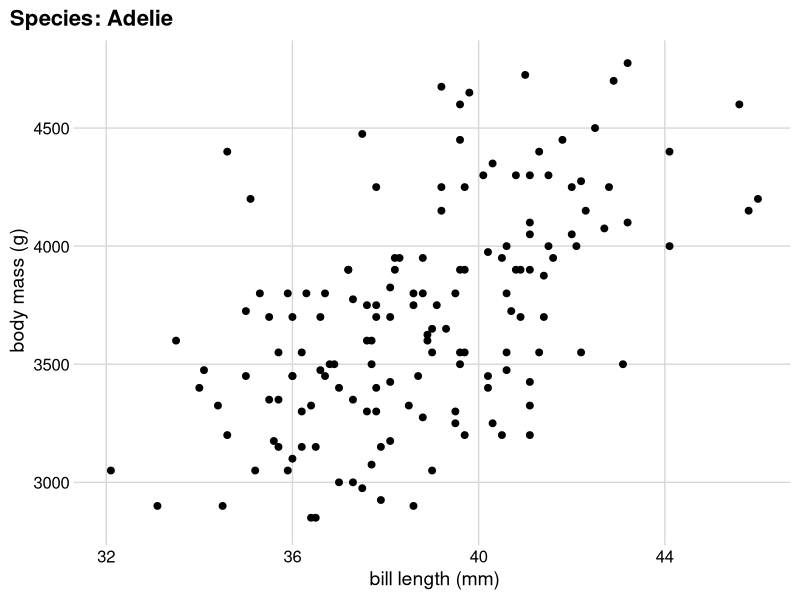
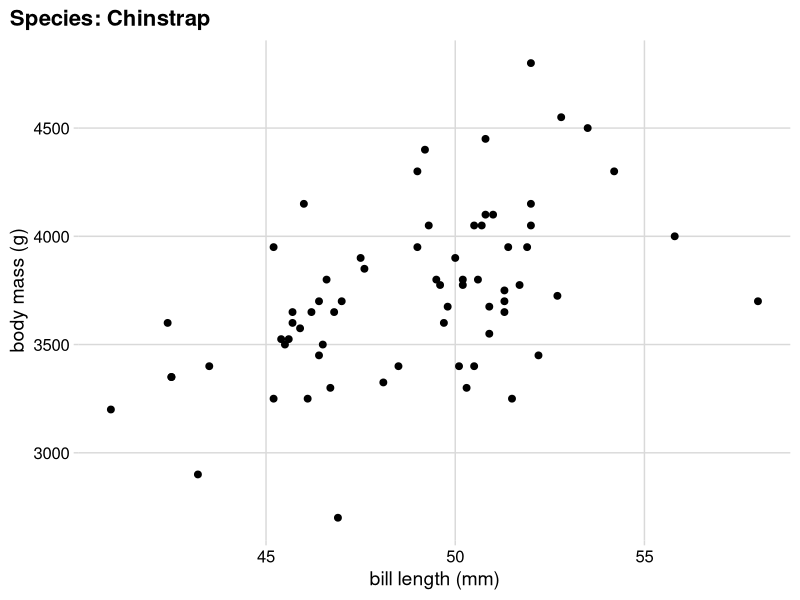
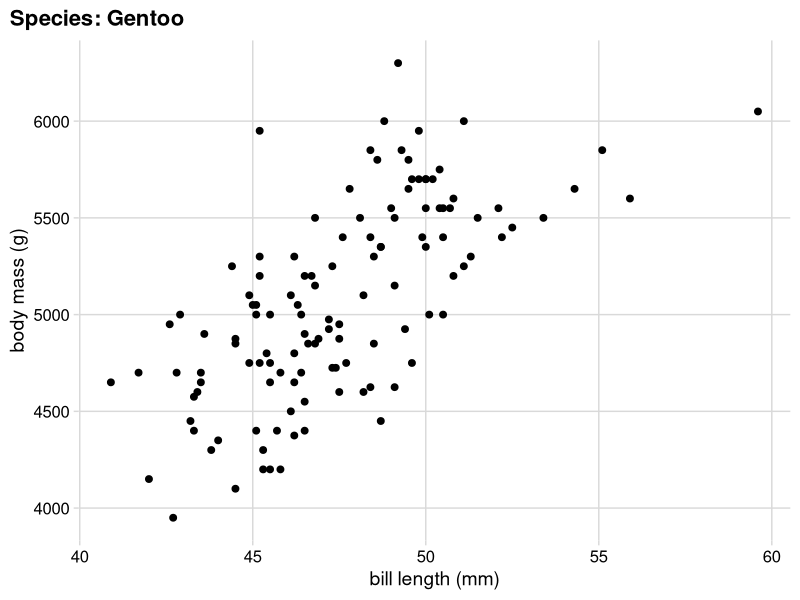
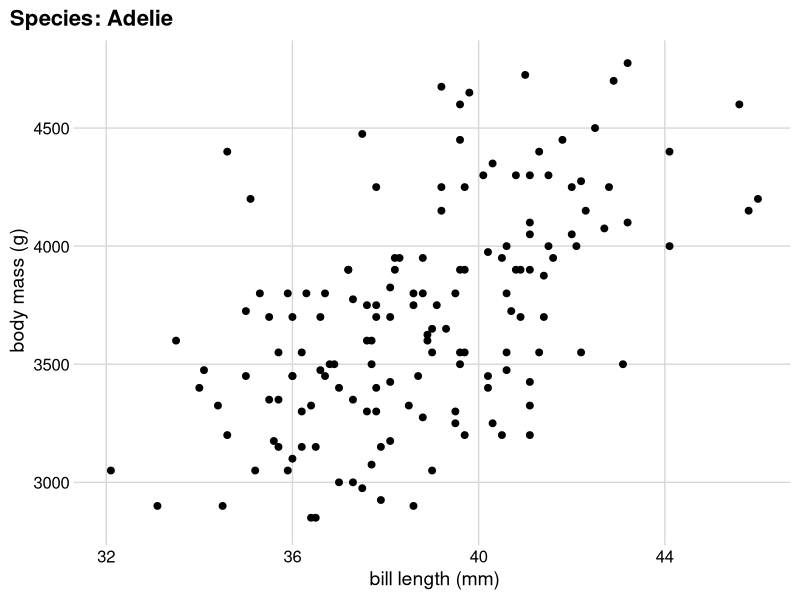
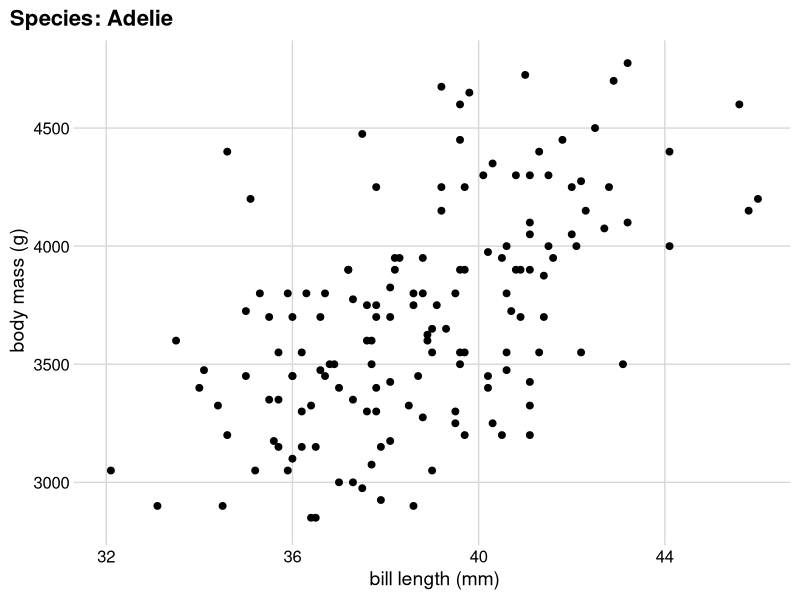
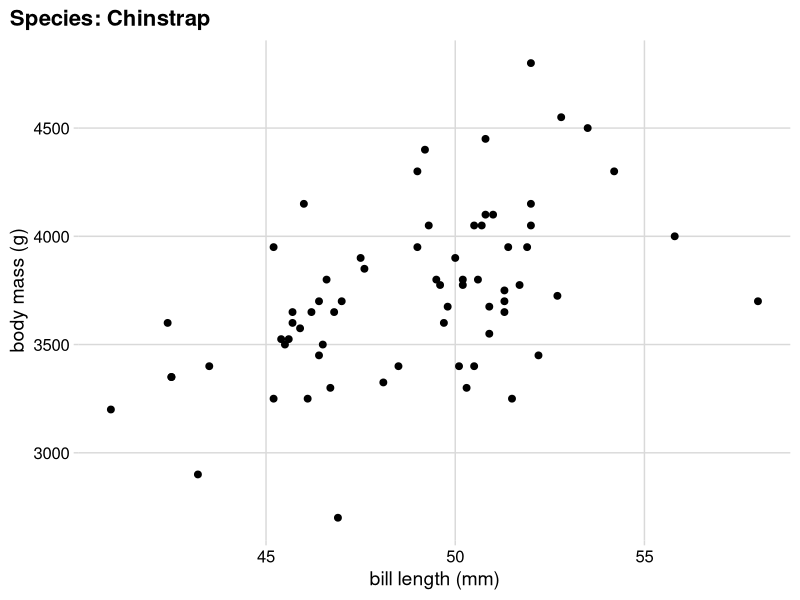
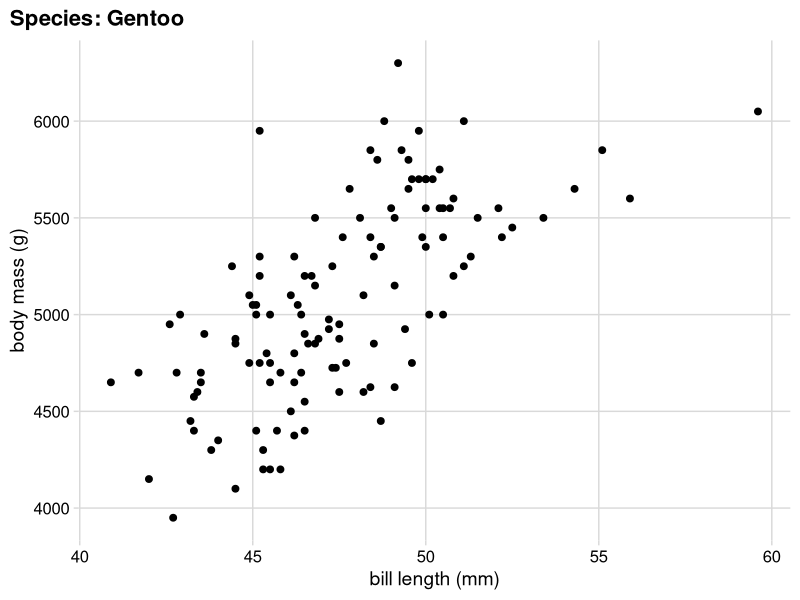
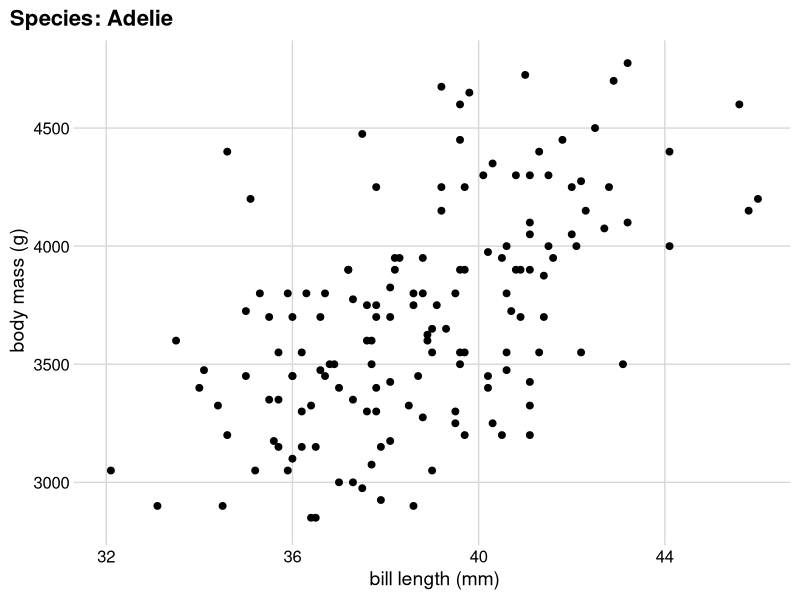

The R source for these figures, in order:
## ---- chunk 1
#| include: false
library(tidyverse)
library(palmerpenguins)
library(cowplot)
library(glue)
library(here)

# ggplot2 settings so plots scale well for slide size 
theme_set(theme_gray(14))
update_geom_defaults("point", list(size = 2))
update_geom_defaults("line", list(linewidth = 1))
## ---- chunk 2
#| label: penguins-plot-Adelie
#| echo: true
#| fig-width: 6
#| fig-asp: 0.75
#| fig-cap: "&nbsp;"
#| out-width: "100%"
#| output-location: column-fragment
penguins |>
  filter(species == "Adelie") |>
  ggplot() +
  aes(bill_length_mm, body_mass_g) +
  geom_point() +
  ggtitle("Species: Adelie") +
  xlab("bill length (mm)") +
  ylab("body mass (g)") +
  theme_minimal_grid() +
  theme(plot.title.position = "plot")
## ---- chunk 3
#| label: penguins-plot-Chinstrap
#| echo: true
#| fig-width: 6
#| fig-asp: 0.75
#| fig-cap: "&nbsp;"
#| out-width: "100%"
#| output-location: column
penguins |>
  filter(species == "Chinstrap") |>
  ggplot() +
  aes(bill_length_mm, body_mass_g) +
  geom_point() +
  ggtitle("Species: Chinstrap") +
  xlab("bill length (mm)") +
  ylab("body mass (g)") +
  theme_minimal_grid() +
  theme(plot.title.position = "plot")
## ---- chunk 4
#| label: penguins-plot-Gentoo
#| echo: true
#| fig-width: 6
#| fig-asp: 0.75
#| fig-cap: "&nbsp;"
#| out-width: "100%"
#| output-location: column
penguins |>
  filter(species == "Gentoo") |>
  ggplot() +
  aes(bill_length_mm, body_mass_g) +
  geom_point() +
  ggtitle("Species: Gentoo") +
  xlab("bill length (mm)") +
  ylab("body mass (g)") +
  theme_minimal_grid() +
  theme(plot.title.position = "plot")
## ---- chunk 5
#| label: penguins-plot-Adelie2
#| echo: true
#| fig-width: 6
#| fig-asp: 0.75
#| fig-cap: "&nbsp;"
#| out-width: "100%"
#| output-location: column
#| code-line-numbers: "1,4,8"
species <- "Adelie"

penguins |>
  filter(.data$species == .env$species) |>
  ggplot() +
  aes(bill_length_mm, body_mass_g) +
  geom_point() +
  ggtitle(glue("Species: {species}")) +
  xlab("bill length (mm)") +
  ylab("body mass (g)") +
  theme_minimal_grid() +
  theme(plot.title.position = "plot")
## ---- chunk 6
#| label: penguins-plot-Adelie2a
#| echo: true
#| fig-width: 6
#| fig-asp: 0.75
#| fig-cap: "&nbsp;"
#| out-width: "100%"
#| output-location: column
#| code-line-numbers: "1-1"
species <- "Adelie"

penguins |>
  filter(.data$species == .env$species) |>
  ggplot() +
  aes(bill_length_mm, body_mass_g) +
  geom_point() +
  ggtitle(glue("Species: {species}")) +
  xlab("bill length (mm)") +
  ylab("body mass (g)") +
  theme_minimal_grid() +
  theme(plot.title.position = "plot")
## ---- chunk 7
#| label: penguins-plot-Chinstrap2
#| echo: true
#| fig-width: 6
#| fig-asp: 0.75
#| fig-cap: "&nbsp;"
#| out-width: "100%"
#| output-location: column
#| code-line-numbers: "1-1"
species <- "Chinstrap"

penguins |>
  filter(.data$species == .env$species) |>
  ggplot() +
  aes(bill_length_mm, body_mass_g) +
  geom_point() +
  ggtitle(glue("Species: {species}")) +
  xlab("bill length (mm)") +
  ylab("body mass (g)") +
  theme_minimal_grid() +
  theme(plot.title.position = "plot")
## ---- chunk 8
#| label: penguins-plot-Gentoo2
#| echo: true
#| fig-width: 6
#| fig-asp: 0.75
#| fig-cap: "&nbsp;"
#| out-width: "100%"
#| output-location: column
#| code-line-numbers: "1-1"
species <- "Gentoo"

penguins |>
  filter(.data$species == .env$species) |>
  ggplot() +
  aes(bill_length_mm, body_mass_g) +
  geom_point() +
  ggtitle(glue("Species: {species}")) +
  xlab("bill length (mm)") +
  ylab("body mass (g)") +
  theme_minimal_grid() +
  theme(plot.title.position = "plot")
## ---- chunk 9
#| echo: true
#| output-location: column
#| code-line-numbers: "1,12"
make_plot <- function(species) {
  penguins |>
    filter(.data$species == .env$species) |>
    ggplot() +
    aes(bill_length_mm, body_mass_g) +
    geom_point() +
    ggtitle(glue("Species: {species}")) +
    xlab("bill length (mm)") +
    ylab("body mass (g)") +
    theme_minimal_grid() +
    theme(plot.title.position = "plot")
}
## ---- chunk 10
#| label: penguins-plot-Adelie3
#| echo: true
#| fig-width: 6
#| fig-asp: 0.75
#| fig-cap: "&nbsp;"
#| out-width: "100%"
#| output-location: column
#| code-line-numbers: "14-14"
make_plot <- function(species) {
  penguins |>
    filter(.data$species == .env$species) |>
    ggplot() +
    aes(bill_length_mm, body_mass_g) +
    geom_point() +
    ggtitle(glue("Species: {species}")) +
    xlab("bill length (mm)") +
    ylab("body mass (g)") +
    theme_minimal_grid() +
    theme(plot.title.position = "plot")
}

make_plot("Adelie")
## ---- chunk 11
#| label: penguins-plot-Chinstrap3
#| echo: true
#| fig-width: 6
#| fig-asp: 0.75
#| fig-cap: "&nbsp;"
#| out-width: "100%"
#| output-location: column
#| code-line-numbers: "14-14"
make_plot <- function(species) {
  penguins |>
    filter(.data$species == .env$species) |>
    ggplot() +
    aes(bill_length_mm, body_mass_g) +
    geom_point() +
    ggtitle(glue("Species: {species}")) +
    xlab("bill length (mm)") +
    ylab("body mass (g)") +
    theme_minimal_grid() +
    theme(plot.title.position = "plot")
}

make_plot("Chinstrap")
## ---- chunk 12
#| label: penguins-plot-Gentoo3
#| echo: true
#| fig-width: 6
#| fig-asp: 0.75
#| fig-cap: "&nbsp;"
#| out-width: "100%"
#| output-location: column
#| code-line-numbers: "14-14"
make_plot <- function(species) {
  penguins |>
    filter(.data$species == .env$species) |>
    ggplot() +
    aes(bill_length_mm, body_mass_g) +
    geom_point() +
    ggtitle(glue("Species: {species}")) +
    xlab("bill length (mm)") +
    ylab("body mass (g)") +
    theme_minimal_grid() +
    theme(plot.title.position = "plot")
}

make_plot("Gentoo")
## ---- chunk 13
#| echo: true
list("apple", "orange", "banana")
## ---- chunk 14
#| echo: true
list(5, 7, 12)
## ---- chunk 15
#| echo: true
list(5, "apple", TRUE)
## ---- chunk 16
#| echo: true
c(5, "apple", TRUE)
## ---- chunk 17
#| echo: true
list(1:5, c("apple", "orange", "banana"), c(TRUE, FALSE))
## ---- chunk 18
#| echo: true
list(list(1, 2), list(3, 4))
## ---- chunk 19
#| echo: true
fruit <- list("apple", "orange", "banana")
fruit
## ---- chunk 20
#| echo: true
fruit <- list("apple", "orange", "banana")
fruit[[1]]
## ---- chunk 21
#| echo: true
fruit <- list("apple", "orange", "banana")
fruit[[3]]
## ---- chunk 22
#| echo: true
# define function that calculates square
square <- function(x) x^2

# apply function to the numbers 3, 4, 5
map(3:5, square) 
## ---- chunk 23
#| echo: true
map(3:5, function(x) x^2) 
## ---- chunk 24
#| echo: true
map(3:5, \(x) x^2) 
## ---- chunk 25
#| echo: true
map(3:5, ~.x^2) 
## ---- chunk 26
#| echo: true
map_dbl(3:5, ~.x^2) 
## ---- chunk 27
#| echo: true
species <- c("Adelie", "Chinstrap", "Gentoo")
plots <- map(species, make_plot)
## ---- chunk 28
#| label: penguins-plot-map-return
#| echo: true
#| fig-width: 6
#| fig-asp: 0.75
#| fig-cap: "&nbsp;"
#| out-width: "32%"
#| fig-align: left
plots[[1]]
## ---- chunk 29
#| echo: true
species <- c("Adelie", "Chinstrap", "Gentoo")
plots <- map(species, make_plot)
## ---- chunk 30
#| label: penguins-plot-map-return2
#| echo: true
#| fig-width: 6
#| fig-asp: 0.75
#| fig-cap: "&nbsp;"
#| out-width: "32%"
#| fig-align: left
plots[[2]]
## ---- chunk 31
#| echo: true
species <- c("Adelie", "Chinstrap", "Gentoo")
plots <- map(species, make_plot)
## ---- chunk 32
#| label: penguins-plot-map-return3
#| echo: true
#| fig-width: 6
#| fig-asp: 0.75
#| fig-cap: "&nbsp;"
#| out-width: "32%"
#| fig-align: left
plots[[3]]
## ---- chunk 33
#| label: penguins-plot-map
#| echo: true
#| fig-width: 18
#| fig-asp: 0.25
#| fig-cap: "&nbsp;"
#| out-width: "100%"
#| fig-align: left
#| fig-show: hold
species <- c("Adelie", "Chinstrap", "Gentoo")
plots <- map(species, make_plot)

# put all plots side-by-side with patchwork
patchwork::wrap_plots(plots)
## ---- chunk 34
#| echo: true
#| output-location: column
#| code-line-numbers: "2-2"
make_plot <- function(species) {
  penguins |> # hard-coded dataset!
    filter(.data$species == .env$species) |>
    ggplot() +
    aes(bill_length_mm, body_mass_g) +
    geom_point() +
    ggtitle(glue("Species: {species}")) +
    xlab("bill length (mm)") +
    ylab("body mass (g)") +
    theme_minimal_grid() +
    theme(plot.title.position = "plot")
}
## ---- chunk 35
#| echo: true
#| output-location: column
#| code-line-numbers: "1-3"
make_plot2 <- function(data, species) {
  data |>
    # filter no longer needed
    ggplot() +
    aes(bill_length_mm, body_mass_g) +
    geom_point() +
    ggtitle(glue("Species: {species}")) +
    xlab("bill length (mm)") +
    ylab("body mass (g)") +
    theme_minimal_grid() +
    theme(plot.title.position = "plot")
}
## ---- chunk 36
#| echo: true
#| fig-width: 6
#| fig-asp: 0.75
#| fig-cap: "&nbsp;"
#| out-width: "100%"
#| output-location: column
make_plot2 <- function(data, species) {
  data |>
    # filter no longer needed
    ggplot() +
    aes(bill_length_mm, body_mass_g) +
    geom_point() +
    ggtitle(glue("Species: {species}")) +
    xlab("bill length (mm)") +
    ylab("body mass (g)") +
    theme_minimal_grid() +
    theme(plot.title.position = "plot")
}

data_adelie <- penguins |>
  filter(species == "Adelie")

make_plot2(data_adelie, species = "Adelie")
## ---- chunk 37
#| echo: true
penguins |>
  nest(data = -species)
## ---- chunk 38
#| echo: true
penguins |>
  nest(data = -species) |>
  mutate(plots = map(species, make_plot))
## ---- chunk 39
#| label: penguins-plot-tidy
#| echo: true
#| fig-width: 18
#| fig-asp: 0.25
#| fig-cap: "&nbsp;"
#| out-width: "100%"
#| fig-align: left
#| fig-show: hold
penguins |>
  nest(data = -species) |>
  mutate(plots = map(species, make_plot)) |>
  pull(plots) |>
  patchwork::wrap_plots()
## ---- chunk 40
#| label: penguins-plot-tidy2
#| echo: true
#| fig-width: 18
#| fig-asp: 0.25
#| fig-cap: "&nbsp;"
#| out-width: "100%"
#| fig-align: left
#| fig-show: hold
penguins |>
  nest(data = -species) |>
  mutate(plots = map2(data, species, make_plot2)) |>
  pull(plots) |>
  patchwork::wrap_plots()
